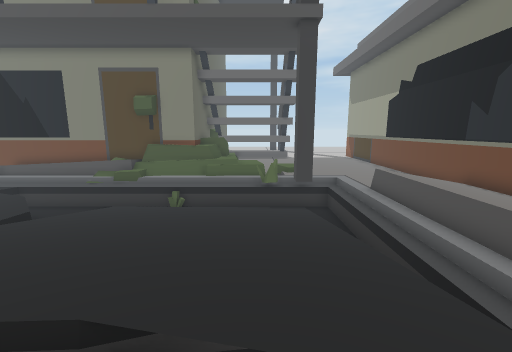
View 1 (above)

23 first-person views from a walk through a 3-D level made in the Unity game engine. The camera is 1.4 m above the floor, tilts 10° down and sees 90° across. The floor is counted in squares, 0.5 m on a side. Each view is taken from the middle of a square. On the plan, view 1 faces up. The plan holds only what a view shows up to about 19 squares ahead; the rest is blank. The place goes on beyond the plan. The player is left out.

View 2
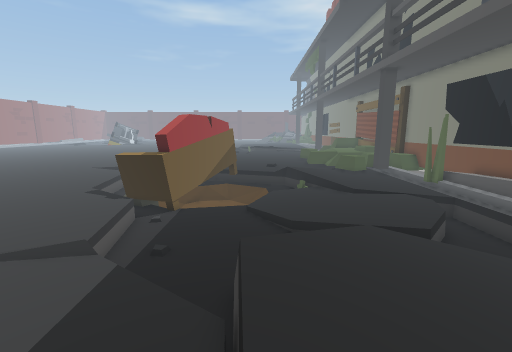

View 3
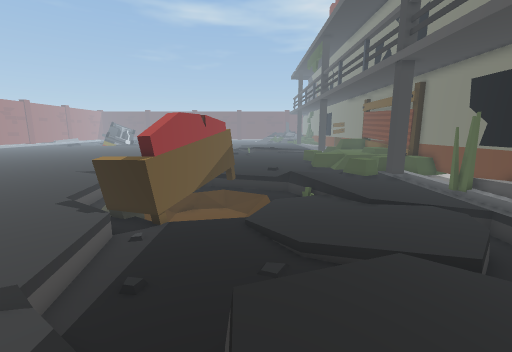

View 4
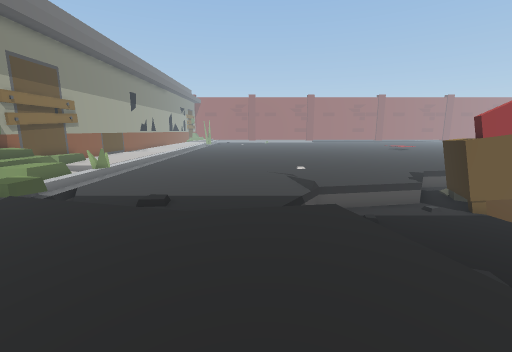

View 5
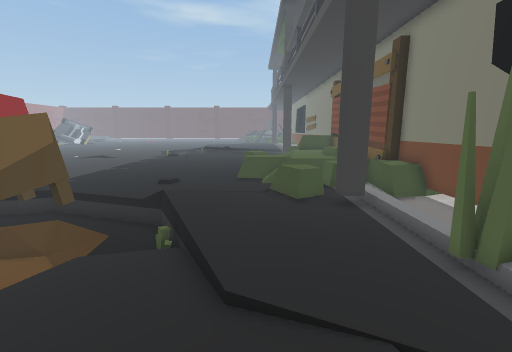

View 6
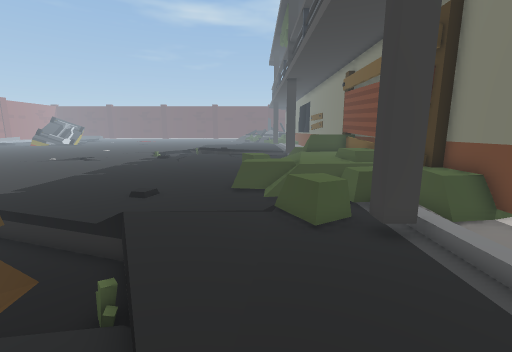

View 7
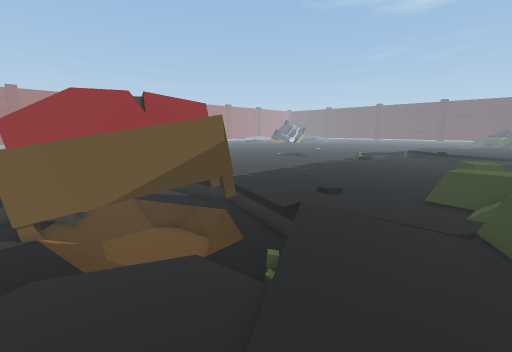

View 8
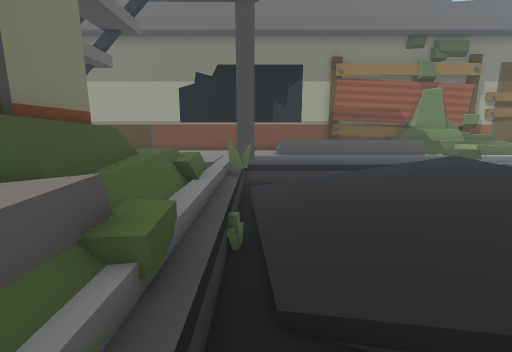

View 9
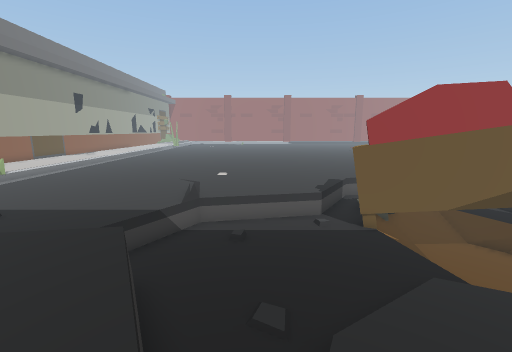

View 10
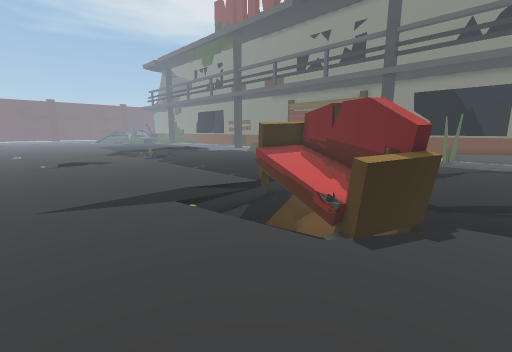

View 11
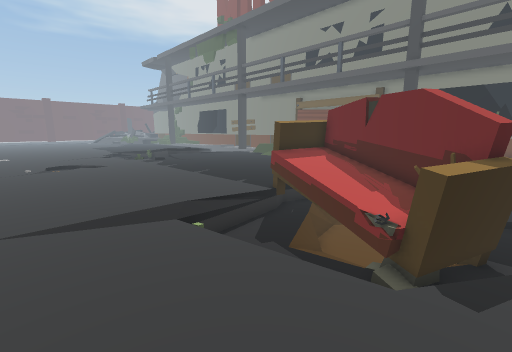

View 12
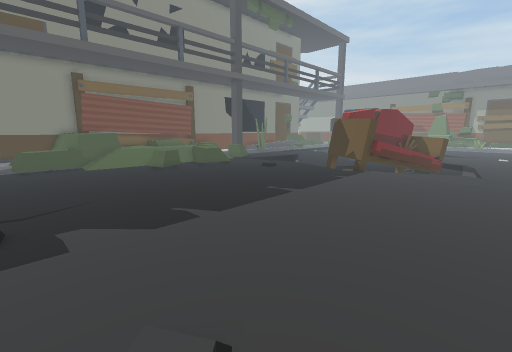

View 13
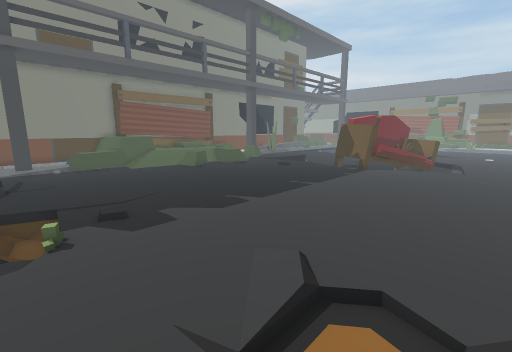

View 14
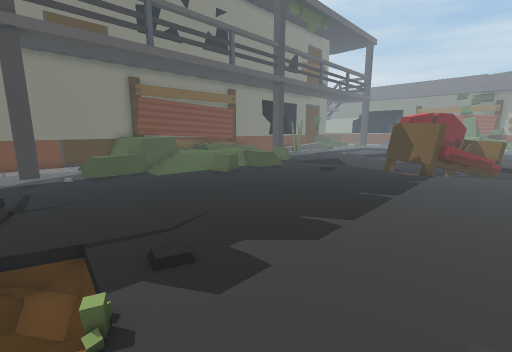

View 15
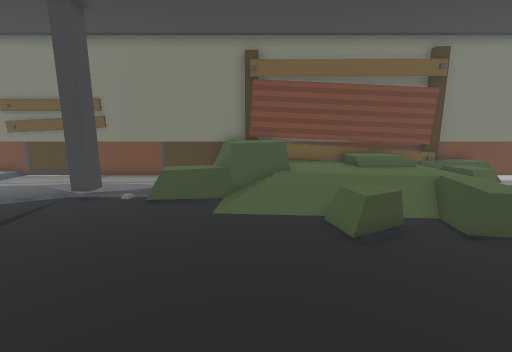

View 16
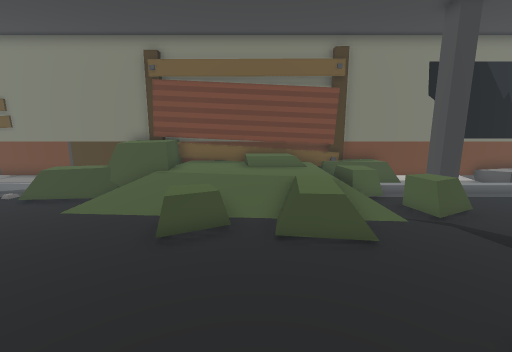

View 17
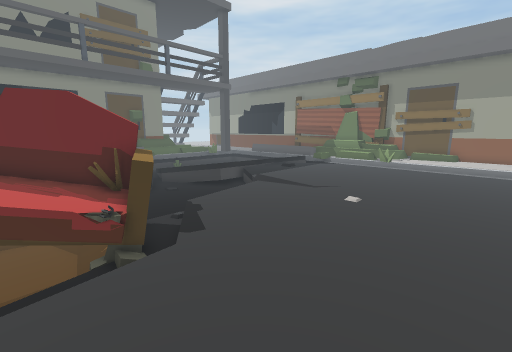

View 18
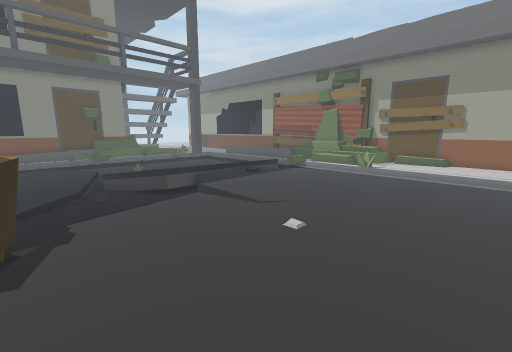

View 19
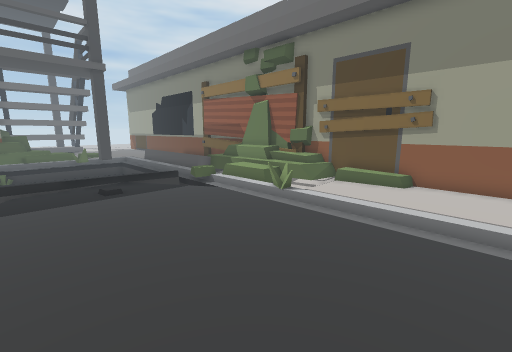

View 20
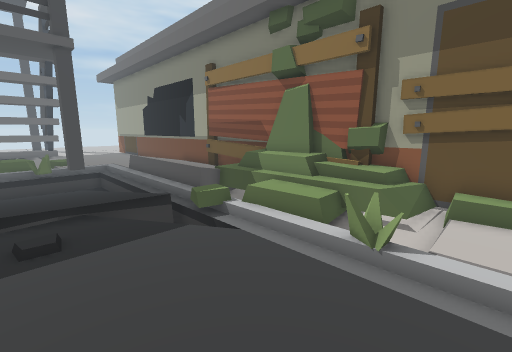

View 21
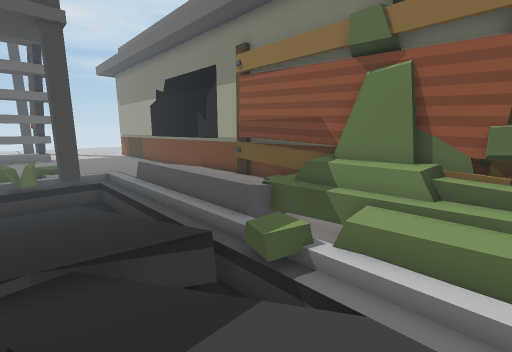

View 22
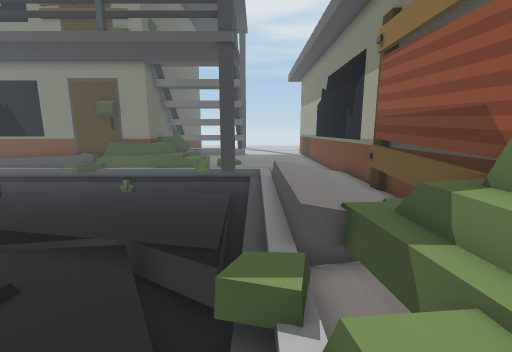

View 23
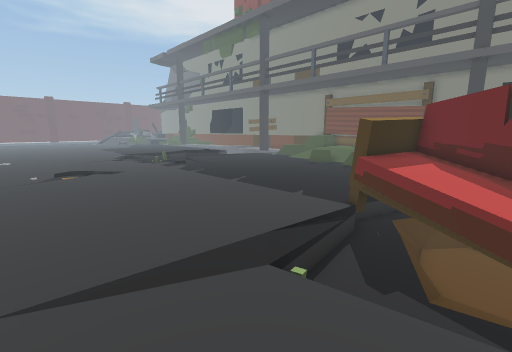

### Floor plan
Key: @ floor where view 1 was taken; # wall or solid block; . main floor; : floor 0.25 m higher than the main floor; - floor 0.25 m lower than the main floor; + floor 0.5 m higher than the main floor; _ floor 0.5 m lower than the main floor; * floor 0.75 m higher than the main floor; < floor 0.75 m lower than the main floor; ( floor 1 m lower than the main floor; / step, stairs or slope; = window, fence, low wall or low ledge; ^ raised ledge; v drop or lower ground; S sofa; O other object.
Columns run from 40 left of view 1 to 9 right of it. Each row starts with its distance up from view 1.
 16 ############    #####################     :::::::#
 15 ::::  =^^^########^^=.....+++    ##++++++ :::::::#
 14 :::: :=^^^+++*//+#=////////////////:::++//:::::  #
 13 .....=O=^^+++++++++.##...##.//////.......=##.::  #
 12 ....==:/:++++++++:..##......_______/_____###.:   #
 11 .......//////++++ .^^......//.___/-------___/::::#
 10 .......////=///+//.==........../_----------_//++:#
  9 ..........=^^.v+v.............../----------_//++:#
  8 ...........=..=v#......../---.../...-------///++:#
  7 ....................:::.-------/...........///++##
  6 -...................//=_-------_-..........///++##
  5 ..................../___------/__..........///++##
  4 ..................../___/----/____::::::..././++##
  3 ...................._/// //-/_____::///:::::.//+##
  2 _-.................//<(((/__________/..../==./:*##
  1 //................./SSS((/_________/....../_=.=*##
  0 ///................SSSSSS//________.....@..=O##*##
 -1 /=.................SSSSSSSSS______/..........+++##
 -2 /..................SSSSSSSSS____// ..........:++##
 -3 .................../SSSSSSSS/................/++##
 -4 .................../___SSSS_................./.+=#
 -5 .................../______S/................==.:##
 -6  ................../______/.....................+#
 -7  .///..............:///......................:::+#
 -8 ..---........................................:::/#
 -9 ...//........................................:::/#
-10 .............................................::::#
-11 .............................................::::#
-12    ....................... ..................::::#

Where each view was taken, in squares from view 1:
view 1: 0 up, 0 right, facing up
view 2: 3 up, 0 right, facing left
view 3: 3 up, 2 left, facing left
view 4: 9 up, 4 left, facing down
view 5: 9 up, 10 left, facing left
view 6: 9 up, 13 left, facing left
view 7: 10 up, 13 left, facing down-left
view 8: 12 up, 10 left, facing right
view 9: 8 up, 9 left, facing down
view 10: 12 down, 11 left, facing up-left
view 11: 11 down, 13 left, facing up-left
view 12: 8 down, 37 left, facing up-right
view 13: 9 down, 40 left, facing up-right
view 14: 5 down, 40 left, facing up-right
view 15: 2 up, 32 left, facing up
view 16: 2 up, 27 left, facing up
view 17: 12 down, 17 left, facing up-right
view 18: 12 down, 13 left, facing up-right
view 19: 12 down, 4 left, facing up-right
view 20: 7 down, 1 left, facing up-right
view 21: 3 down, 0 right, facing up-right
view 22: 3 down, 4 right, facing up
view 23: 11 down, 17 left, facing up-left
